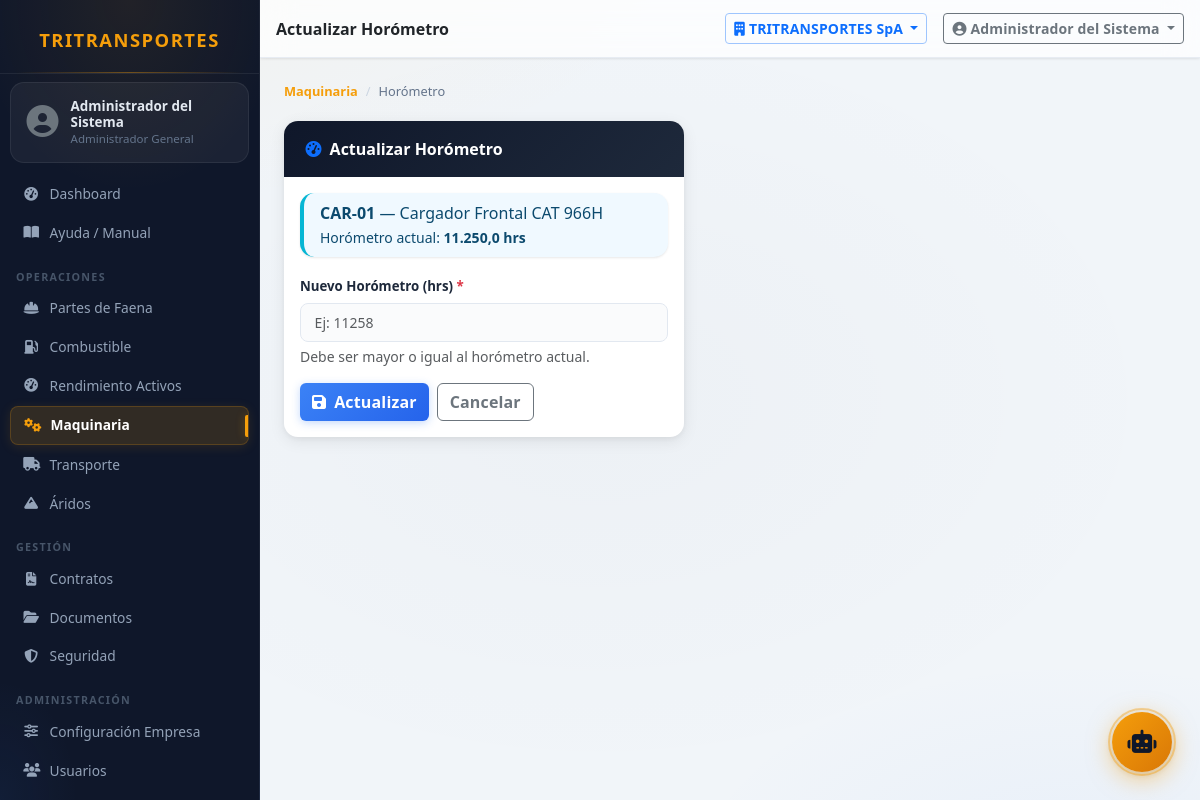
/modules/maquinaria/horometro?equipo_id=2 (signed in), run on the app's committed database.
### tables this page shows
CREATE TABLE IF NOT EXISTS equipos (
    id              INT UNSIGNED AUTO_INCREMENT PRIMARY KEY,
    empresa_id      INT UNSIGNED NOT NULL,
    codigo          VARCHAR(30)  NOT NULL,
    nombre          VARCHAR(120) NOT NULL,
    marca_id        INT UNSIGNED,
    modelo_id       INT UNSIGNED,
    categoria_id    INT UNSIGNED,
    anio            SMALLINT UNSIGNED,
    numero_serie    VARCHAR(60),
    horometro       DECIMAL(10,1) DEFAULT 0,
    activo          TINYINT(1)    NOT NULL DEFAULT 1,
    created_at      DATETIME      NOT NULL DEFAULT CURRENT_TIMESTAMP,
    updated_at      DATETIME      NOT NULL DEFAULT CURRENT_TIMESTAMP ON UPDATE CURRENT_TIMESTAMP,
    UNIQUE KEY uq_codigo (empresa_id, codigo),
    CONSTRAINT fk_eq_emp   FOREIGN KEY (empresa_id)   REFERENCES empresas(id),
    CONSTRAINT fk_eq_marca FOREIGN KEY (marca_id)     REFERENCES marcas_equipo(id) ON DELETE SET NULL,
    CONSTRAINT fk_eq_mod   FOREIGN KEY (modelo_id)    REFERENCES modelos_equipo(id) ON DELETE SET NULL,
    CONSTRAINT fk_eq_cat   FOREIGN KEY (categoria_id) REFERENCES categorias_equipo(id) ON DELETE SET NULL
);

### core/Helpers.php (called while the page is built, shortened)
<?php
function h(mixed $s): string {
    return htmlspecialchars((string)$s, ENT_QUOTES | ENT_HTML5, 'UTF-8');
}
function getInt(string $key, int $default = 0): int {
    return isset($_GET[$key]) ? (int)$_GET[$key] : $default;
}
function formatNum(float $n, int $dec = 0): string {
    return number_format($n, $dec, ',', '.');
}

### core/Auth.php (called while the page is built, shortened)
<?php
class Auth {
    public static function empresaId(): int {
        return (int)($_SESSION['empresa_id'] ?? 0);
    }
}

### core/Tenant.php (called while the page is built, shortened)
<?php
class Tenant
{
    private static bool $ocupado = false;
    private static ?array $tablasTenant = null;
    public static function tablasTenant(): array
    {
        if (self::$tablasTenant !== null) return self::$tablasTenant;
        $cache = ROOT . '/logs/.tenant_tablas.php';
        try {
            $filas = DB::all(
                "SELECT TABLE_NAME AS t FROM information_schema.COLUMNS
                 WHERE TABLE_SCHEMA = DATABASE() AND COLUMN_NAME = 'empresa_id'"
            );
            $lista = array_column($filas, 't');
        } catch (Throwable) {
            $lista = [];
        }
        return self::$tablasTenant = $lista;
    }
    public static function revisar(string $sql): ?string
    {
        $limpio = self::normalizar($sql);
        $verbo  = strtoupper(strtok(ltrim($limpio), " \t\n("));
        $tablas = self::tablasReferenciadas($limpio, $verbo);
        $sensibles = array_intersect($tablas, self::tablasTenant());
        if (!$sensibles) return null;
        if (stripos($limpio, 'empresa_id') !== false) return null;
        return 'Consulta sobre ' . implode(', ', $sensibles) . ' sin filtro empresa_id';
    }
    public static function verificar(string $sql): void
    {
        $modo = defined('TENANT_MODO') ? TENANT_MODO : 'auditar';
        if ($modo === 'off' || self::$ocupado) return;
        self::$ocupado = true;
        try {
            $motivo = self::revisar($sql);
            if ($motivo === null) return;
        } finally {
            self::$ocupado = false;
        }
    }
    public static function normalizar(string $sql): string
    {
        $sql = preg_replace('/--[^\n]*/', ' ', $sql);
        $sql = preg_replace('/\/\*.*?\*\//s', ' ', $sql);
        return trim(preg_replace('/\s+/', ' ', $sql));
    }
    public static function tablasReferenciadas(string $sql, string $verbo): array
    {
        $tablas = [];
        $cte = [];
        if (preg_match_all('/\b([a-z_][a-z0-9_]*)\s+AS\s*\(/i', $sql, $m)) {
            $cte = array_map('strtolower', $m[1]);
        }
        $patrones = [
            '/\bFROM\s+`?([a-z_][a-z0-9_]*)`?/i',
            '/\bJOIN\s+`?([a-z_][a-z0-9_]*)`?/i',
            '/\bUPDATE\s+`?([a-z_][a-z0-9_]*)`?/i',
            '/\bINSERT\s+INTO\s+`?([a-z_][a-z0-9_]*)`?/i',
        ];
        foreach ($patrones as $p) {
            if (preg_match_all($p, $sql, $m)) {
                foreach ($m[1] as $t) {
                    $t = strtolower($t);
                    $tablas[] = $t;
                }
            }
        }
        return array_values(array_unique($tablas));
    }
}

### config/database.php (called while the page is built, shortened)
<?php
class DB {
    private static ?PDO $pdo = null;
    public static function conn(): PDO {
        if (self::$pdo === null) {
            $dsn = sprintf('mysql:host=%s;port=%s;dbname=%s;charset=%s', DB_HOST, DB_PORT, DB_NAME, DB_CHARSET);
            self::$pdo = new PDO($dsn, DB_USER, DB_PASS, [
                PDO::ATTR_ERRMODE            => PDO::ERRMODE_EXCEPTION,
                PDO::ATTR_DEFAULT_FETCH_MODE => PDO::FETCH_ASSOC,
                PDO::ATTR_EMULATE_PREPARES   => false,
            ]);
        }
        return self::$pdo;
    }
    public static function run(string $sql, array $p = []): PDOStatement {
        if (class_exists('Tenant')) {
            Tenant::verificar($sql);
        }
        $stmt = self::conn()->prepare($sql);
        $stmt->execute($p);
        return $stmt;
    }
    public static function all(string $sql, array $p = []): array {
        return self::run($sql, $p)->fetchAll();
    }
    public static function one(string $sql, array $p = []): array|false {
        return self::run($sql, $p)->fetch();
    }
}

### modules/maquinaria/horometro.php (the view, shortened to what this page needs)
<?php
$emp   = Auth::empresaId();
$eqId  = getInt('equipo_id');
$eq    = $eqId ? DB::one("SELECT * FROM equipos WHERE id=? AND empresa_id=?", [$eqId, $emp]) : null;
include ROOT . '/includes/header.php';
?>
<nav aria-label="breadcrumb"><ol class="breadcrumb">
    <li class="breadcrumb-item"><a href="index">Maquinaria</a></li>
    <li class="breadcrumb-item active">Horómetro</li>
</ol></nav>
<div class="card form-card" style="max-width:400px">
    <div class="card-header">
        <strong><i class="fas fa-tachometer-alt text-primary me-2"></i>Actualizar Horómetro</strong>
    </div>
    <div class="card-body">
        <div class="alert alert-info py-2 mb-3">
            <strong><?= h($eq['codigo']) ?></strong> — <?= h($eq['nombre']) ?><br>
            <small>Horómetro actual: <strong><?= formatNum((float)$eq['horometro'], 1) ?> hrs</strong></small>
        </div>
        <form method="POST">
            <div class="mb-3">
                <label class="form-label">Nuevo Horómetro (hrs) <span class="text-danger">*</span></label>
                <input type="number" name="horometro" class="form-control form-control-lg" required
                       min="<?= (float)$eq['horometro'] ?>" step="0.1"
                       placeholder="Ej: <?= (float)$eq['horometro'] + 8 ?>">
                <div class="form-text">Debe ser mayor o igual al horómetro actual.</div>
            </div>
            <div class="d-flex gap-2">
                <button type="submit" class="btn btn-primary"><i class="fas fa-save me-2"></i>Actualizar</button>
                <a href="index" class="btn btn-outline-secondary">Cancelar</a>
            </div>
        </form>
    </div>
</div>
<?php include ROOT . '/includes/footer.php'; ?>

### assets/css/app.css (style rules this page uses)
:root { --sidebar-width: 260px; --navbar-height: 58px; --brand-navy: #0f172a; --brand-navy-2: #1e293b; --brand-navy-3: #334155; --brand-amber: #f59e0b; --brand-amber-2: #d97706; --brand-amber-glow: rgba(245,158,11,0.35); --bg-base: #f1f5f9; --bg-surface: #ffffff; --bg-glass: rgba(255,255,255,0.72); --bg-glass-dark: rgba(15,23,42,0.82); --text-primary: #0f172a; --text-secondary: #64748b; --text-muted: #94a3b8; --shadow-sm: 0 1px 3px rgba(0,0,0,0.06), 0 1px 2px rgba(0,0,0,0.04); --shadow-md: 0 4px 16px rgba(0,0,0,0.08), 0 2px 6px rgba(0,0,0,0.05); --shadow-lg: 0 12px 40px rgba(0,0,0,0.14), 0 4px 12px rgba(0,0,0,0.07); --shadow-xl: 0 24px 60px rgba(0,0,0,0.18), 0 8px 24px rgba(0,0,0,0.10); --glow-blue: 0 8px 24px rgba(59,130,246,0.28); --glow-green: 0 8px 24px rgba(34,197,94,0.28); --glow-amber: 0 8px 24px rgba(245,158,11,0.32); --glow-red: 0 8px 24px rgba(239,68,68,0.28); --glow-purple: 0 8px 24px rgba(168,85,247,0.28); --glow-cyan: 0 8px 24px rgba(6,182,212,0.28); --radius-sm: 8px; --radius-md: 14px; --radius-lg: 20px; --radius-xl: 28px; --ease-smooth: cubic-bezier(0.4, 0, 0.2, 1); --ease-bounce: cubic-bezier(0.34, 1.56, 0.64, 1); --t-fast: 0.15s; --t-mid: 0.25s; --t-slow: 0.4s; }
*, *::before, *::after { box-sizing: border-box; }
body { font-family: 'Segoe UI', system-ui, -apple-system, sans-serif; background-color: var(--bg-base); background-image: radial-gradient(ellipse 80% 60% at 10% -10%, rgba(245,158,11,0.06) 0%, transparent 60%), radial-gradient(ellipse 60% 50% at 90% 110%, rgba(59,130,246,0.05) 0%, transparent 55%), radial-gradient(ellipse 70% 70% at 50% 50%, rgba(15,23,42,0.02) 0%, transparent 70%); background-attachment: fixed; color: var(--text-primary); min-height: 100vh; }
.form-card { border: none !important; border-radius: var(--radius-lg) !important; box-shadow: var(--shadow-md); background: var(--bg-surface); overflow: hidden; }
.form-card .card-header { background: linear-gradient(135deg, var(--brand-navy) 0%, var(--brand-navy-2) 100%); color: white; font-weight: 700; border: none; padding: 1rem 1.35rem; }
.form-label { font-weight: 700; font-size: 0.83rem; color: var(--brand-navy-2); margin-bottom: 0.35rem; }
.form-control, .form-select { border-radius: var(--radius-sm) !important; font-size: 0.875rem; border: 1.5px solid #e2e8f0; padding: 0.5rem 0.85rem; transition: all var(--t-fast) var(--ease-smooth); background: #fafbfc; }
.btn { font-weight: 600; letter-spacing: 0.01em; transition: all var(--t-fast) var(--ease-bounce); position: relative; overflow: hidden; }
.btn-primary::before, .btn-warning::before { content: ''; position: absolute; top: -50%; left: -60%; width: 30%; height: 200%; background: rgba(255,255,255,0.25); transform: skewX(-20deg); transition: left 0.45s var(--ease-smooth); }
.btn-primary { background: linear-gradient(135deg, #3b82f6 0%, #2563eb 100%); border: none; box-shadow: 0 2px 8px rgba(59,130,246,0.3); }
.breadcrumb { font-size: 0.8rem; margin-bottom: 1.25rem; background: none; padding: 0; }
.breadcrumb-item + .breadcrumb-item::before { color: #cbd5e1; }
.breadcrumb-item a { color: var(--brand-amber); text-decoration: none; font-weight: 600; }
.breadcrumb-item.active { color: var(--text-secondary); }
.alert { border: none; border-radius: var(--radius-md); border-left: 4px solid; box-shadow: var(--shadow-sm); animation: slideUpFade 0.3s var(--ease-smooth); }
.alert-info { border-left-color: #06b6d4; background: #f0f9ff; color: #0c4a6e; }
.card { border-radius: var(--radius-md) !important; transition: box-shadow var(--t-fast); }
html, body { max-width: 100%; overflow-x: hidden; }

### data on the page
equipos: codigo "CAR-01", nombre "Cargador Frontal CAT 966H", horometro "11.250,0", horometro "Ej: 11258"

### other printed values
Auth::user()['nombre'] "Administrador del Sistema"
Auth::rolNombre() "Administrador General"
$label "Dashboard Ayuda / Manual Partes de Faena Combustible Rendimiento Activos Maquinaria Transporte Áridos Contratos Documentos Seguridad Configuración Empresa Usuarios"
$label "OPERACIONES GESTIÓN ADMINISTRACIÓN"
$pageTitle "Actualizar Horómetro"
$empActiva "TRITRANSPORTES SpA"
